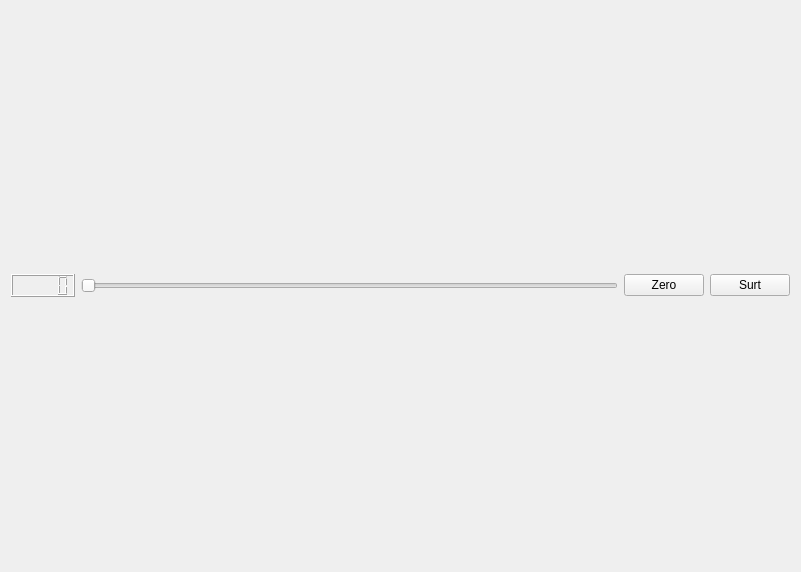
<?xml version="1.0" encoding="UTF-8"?>
<ui version="4.0">
 <class>MyForm</class>
 <widget class="QWidget" name="MyForm">
  <property name="geometry">
   <rect>
    <x>0</x>
    <y>0</y>
    <width>801</width>
    <height>572</height>
   </rect>
  </property>
  <property name="windowTitle">
   <string>Form</string>
  </property>
  <property name="styleSheet">
   <string notr="true"/>
  </property>
  <layout class="QGridLayout" name="gridLayout">
   <item row="0" column="3">
    <widget class="QPushButton" name="pushButton_2">
     <property name="text">
      <string>Surt</string>
     </property>
    </widget>
   </item>
   <item row="0" column="2">
    <widget class="QPushButton" name="pushButton">
     <property name="text">
      <string>Zero</string>
     </property>
    </widget>
   </item>
   <item row="0" column="0">
    <widget class="MyLCD" name="lcdNumber">
     <property name="styleSheet">
      <string notr="true"/>
     </property>
    </widget>
   </item>
   <item row="0" column="1">
    <widget class="QSlider" name="horizontalSlider">
     <property name="orientation">
      <enum>Qt::Orientation::Horizontal</enum>
     </property>
    </widget>
   </item>
  </layout>
 </widget>
 <customwidgets>
  <customwidget>
   <class>MyLCD</class>
   <extends>QLCDNumber</extends>
   <header location="global">MyLCD.h</header>
   <slots>
    <slot>setZero()</slot>
    <slot>canviNum(int)</slot>
   </slots>
  </customwidget>
 </customwidgets>
 <resources/>
 <connections>
  <connection>
   <sender>pushButton_2</sender>
   <signal>clicked()</signal>
   <receiver>MyForm</receiver>
   <slot>close()</slot>
   <hints>
    <hint type="sourcelabel">
     <x>763</x>
     <y>295</y>
    </hint>
    <hint type="destinationlabel">
     <x>762</x>
     <y>494</y>
    </hint>
   </hints>
  </connection>
  <connection>
   <sender>pushButton</sender>
   <signal>clicked()</signal>
   <receiver>lcdNumber</receiver>
   <slot>setZero()</slot>
   <hints>
    <hint type="sourcelabel">
     <x>705</x>
     <y>296</y>
    </hint>
    <hint type="destinationlabel">
     <x>37</x>
     <y>296</y>
    </hint>
   </hints>
  </connection>
  <connection>
   <sender>horizontalSlider</sender>
   <signal>valueChanged(int)</signal>
   <receiver>lcdNumber</receiver>
   <slot>canviNum(int)</slot>
   <hints>
    <hint type="sourcelabel">
     <x>144</x>
     <y>281</y>
    </hint>
    <hint type="destinationlabel">
     <x>34</x>
     <y>276</y>
    </hint>
   </hints>
  </connection>
 </connections>
</ui>
